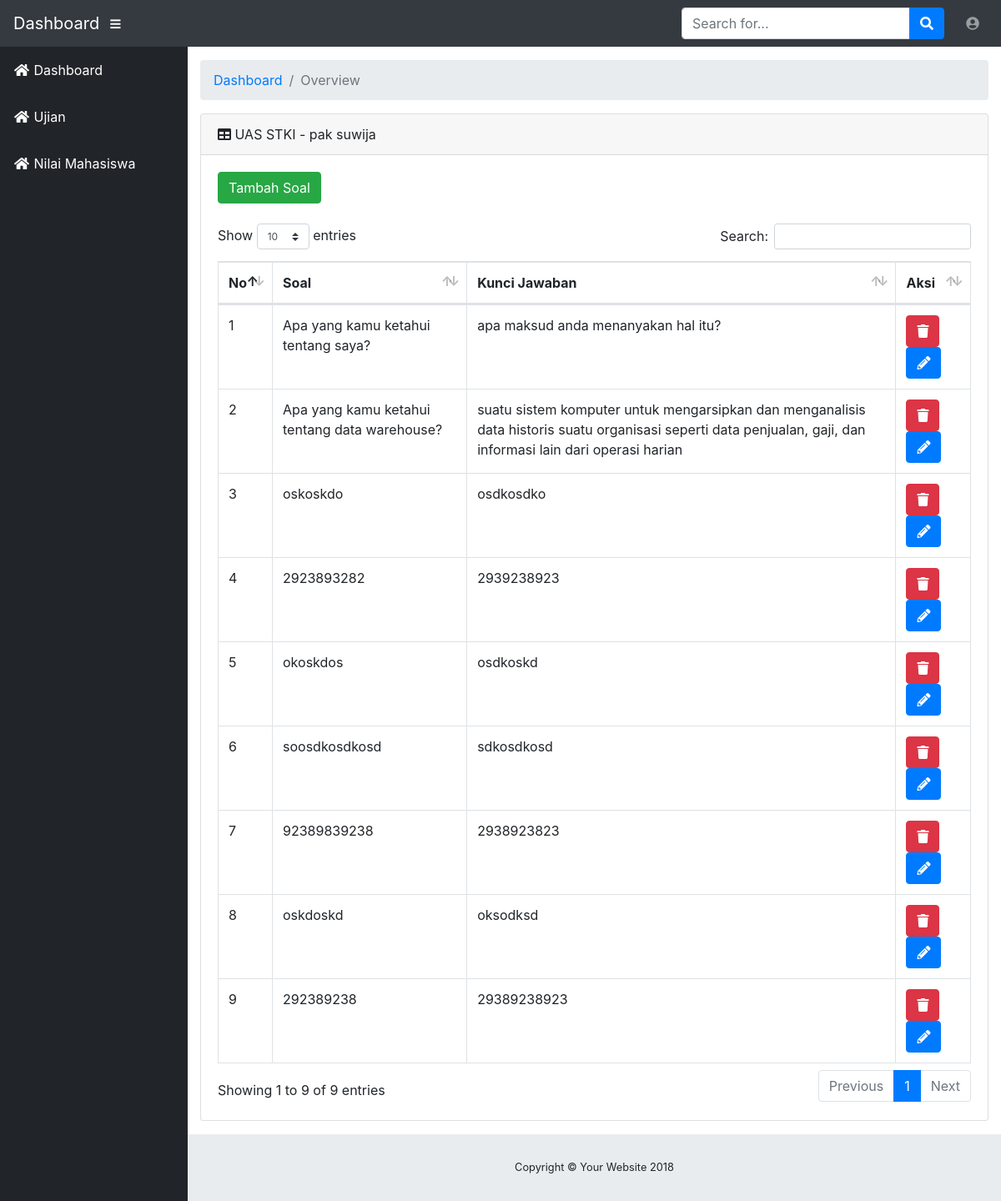
The page /include/dosen/index.php?page=ujian&id_ujian=1 on the database its author committed.
### tables this page shows
CREATE TABLE `tb_ujian` (
  `id_ujian` int(10) NOT NULL AUTO_INCREMENT,
  `nama_ujian` varchar(255) DEFAULT NULL,
  `tgl_buat_ujian` datetime DEFAULT NULL,
  `tgl_selesai_ujian` datetime DEFAULT NULL,
  `id_dosen` int(11) DEFAULT NULL,
  PRIMARY KEY (`id_ujian`),
  KEY `id_dosen` (`id_dosen`),
  CONSTRAINT `tb_ujian_ibfk_1` FOREIGN KEY (`id_dosen`) REFERENCES `tb_dosen` (`id_dosen`)
);

CREATE TABLE `tb_dosen` (
  `id_dosen` int(10) NOT NULL AUTO_INCREMENT,
  `nama_dosen` varchar(255) DEFAULT NULL,
  `username_dosen` varchar(255) DEFAULT NULL,
  `password_dosen` varchar(255) DEFAULT NULL,
  PRIMARY KEY (`id_dosen`)
);

CREATE TABLE `tb_soal` (
  `id_soal` int(10) NOT NULL AUTO_INCREMENT,
  `nomor_soal` int(2) DEFAULT NULL,
  `id_ujian` int(11) DEFAULT NULL,
  `soal` varchar(255) DEFAULT NULL,
  `kunci_jawaban` varchar(255) DEFAULT NULL,
  PRIMARY KEY (`id_soal`),
  KEY `id_ujian` (`id_ujian`),
  CONSTRAINT `tb_soal_ibfk_1` FOREIGN KEY (`id_ujian`) REFERENCES `tb_ujian` (`id_ujian`)
);

### include/dosen/content_lihat_ujian.php (the view)
<?php
	$id_ujian = $_GET['id_ujian'];
	$data_ujian = mysqli_query($conn, "SELECT * FROM tb_ujian INNER JOIN tb_dosen ON tb_ujian.`id_dosen`=tb_dosen.`id_dosen` WHERE id_ujian=$id_ujian");
	foreach ($data_ujian as $ujian) {
		$nama_ujian = $ujian['nama_ujian'];
		$nama_dosen = $ujian['nama_dosen'];
	}
?>
<div class="card mb-3">
	<div class="card-header">
		<i class="fas fa-table"></i> <?php echo $nama_ujian." - ".$nama_dosen;?>
	</div>
	<div class="card-body">
		<a class="btn-success btn" href="?page=ujian&id_ujian=<?php echo $id_ujian?>&aksi=tambah_soal">Tambah Soal</a><br /><br />
		<div class="table-responsive">
			<table class="table table-bordered" id="dataTable" width="100%" cellspacing="0">
				<thead>
					<tr>
						<th>No</th>
						<th>Soal</th>
						<th>Kunci Jawaban</th>
						<th>Aksi</th>
					</tr>
				</thead>
				<tbody>
					<?php
						$semua_soal = mysqli_query($conn, "SELECT * FROM tb_soal WHERE id_ujian = $id_ujian ORDER BY nomor_soal");
						foreach ($semua_soal as $soal) {
					?>
					<tr>
						<td><?php echo $soal['nomor_soal']?></td>
						<td><?php echo $soal['soal']?></td>
						<td><?php echo $soal['kunci_jawaban']?></td>
						<td>
							<a class="btn btn-danger" href="javascript:void(o)">
								<i class="fas fa-trash"></i>
							</a>
							<a class="btn btn-primary" href="javascript:void(o)">
								<i class="fas fa-pencil-alt"></i>
							</a>
						</td>
					</tr>
					<?php
						}
					?>
				</tbody>
			</table>
		</div>
	</div>
</div>

### assets/css/sb-admin.css (style rules this page uses)
html { position: relative; min-height: 100%; }
body { height: 100%; }
:root { --input-padding-x: 0.75rem; --input-padding-y: 0.75rem; }

### rows shown on the page
tb_ujian: nama_ujian "UAS STKI", id_dosen.nama_dosen "pak suwija"
tb_soal: nomor_soal "1", soal "Apa yang kamu ketahui tentang saya?", kunci_jawaban "apa maksud anda menanyakan hal itu?"
tb_soal: nomor_soal "2", soal "Apa yang kamu ketahui tentang data warehouse?", kunci_jawaban "suatu sistem komputer untuk mengarsipkan dan menganalisis data historis suatu organisasi seperti data penjualan, gaji, dan informasi lain dari operasi harian"
tb_soal: nomor_soal "3", soal "oskoskdo", kunci_jawaban "osdkosdko"
tb_soal: nomor_soal "4", soal "2923893282", kunci_jawaban "2939238923"
tb_soal: nomor_soal "5", soal "okoskdos", kunci_jawaban "osdkoskd"
tb_soal: nomor_soal "6", soal "soosdkosdkosd", kunci_jawaban "sdkosdkosd"
tb_soal: nomor_soal "7", soal "92389839238", kunci_jawaban "2938923823"
tb_soal: nomor_soal "8", soal "oskdoskd", kunci_jawaban "oksodksd"
tb_soal: nomor_soal "9", soal "292389238", kunci_jawaban "29389238923"
